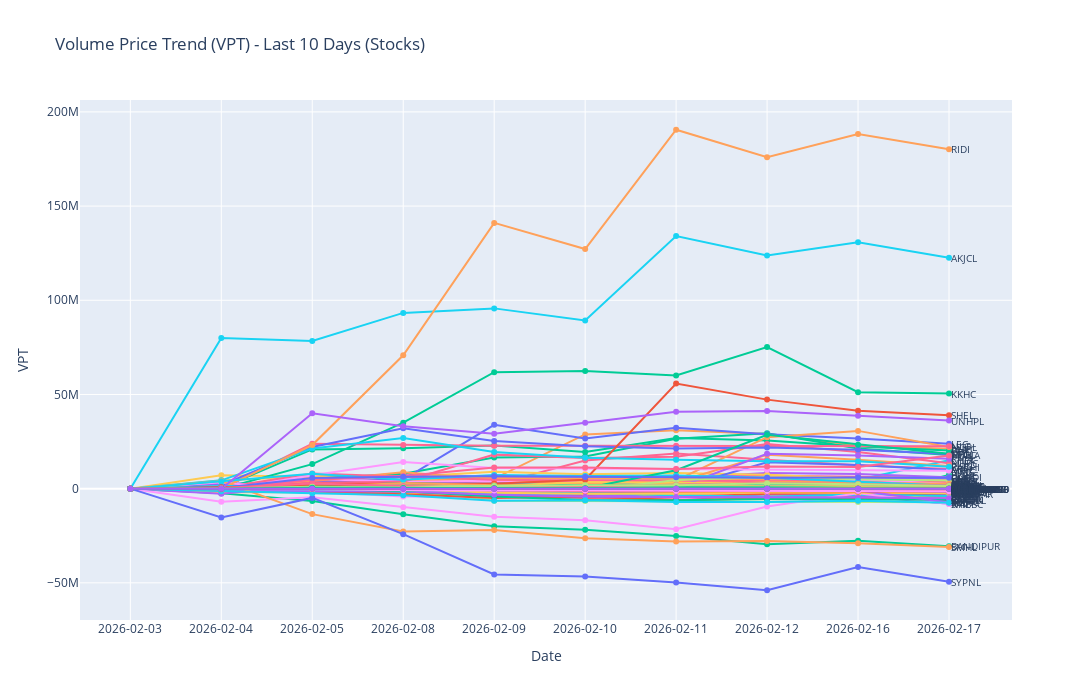

Notebook code for this chart:
### Code cell
days = 10
calculate_and_plot_vpt(adjusted_price_sectorwise, 'stocks', days)
